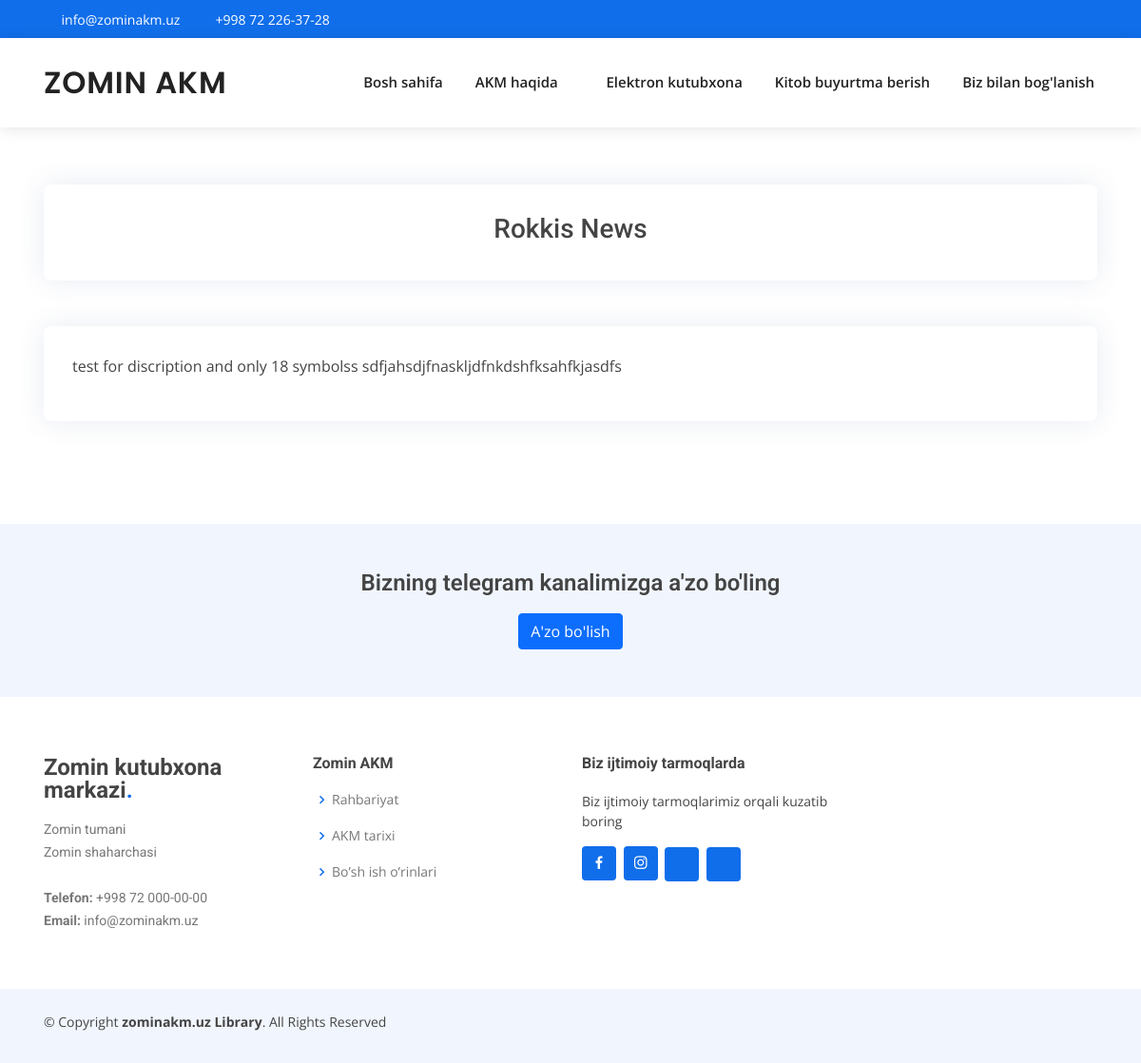
Screenshot of /news/1 with the database file from the repository.
### api/models.py (models this page shows, shortened)
class News(models.Model):
    title = models.CharField(max_length=255)
    discription = models.TextField(blank=True,null=True)
    thumb = models.ImageField(upload_to='news/')
    created_at = models.DateTimeField(auto_now_add=True)

### api/views.py (the view)
def news_detail(request,news_id):
    news_detail = News.objects.get(id=news_id)
    return render(request, 'news_detail.html', {'news_detail':news_detail})

### template/news_detail.html (shortened to what this page needs)
{% extends 'base.html' %}
{% load static %}
{% block content %}
<section>
    <div class="container" data-aos="fade-up">
        <div class="row ">
            <div class="col-md-12 mb-5 mb-lg-0">
                <div class="row">
                    <div class="col-md-12  mb-5">
                        <div class="box-container">
                            <h3 class="text-center">{{news_detail.title}}</h3>
                        </div>
                    </div>
                </div>
                <div class="row">
                    <div class="col-md-12  mb-5">
                        <div class="box-container">
                            <p>{{news_detail.discription}}</p>
                        </div>
                    </div>
                </div>
            </div>
        </div>
    </div>
</section>
{% endblock %}

### static/css/style.css (style rules this page uses)
body { font-family: "Open Sans", sans-serif; color: #444444; }
h1, h2, h3, h4, h5, h6 { font-family: "Roboto", sans-serif; }
section { padding: 60px 0; overflow: hidden; }
.box-container { padding: 30px; position: relative; overflow: hidden; background: #fff; box-shadow: 0 0 29px 0 rgb(68 88 144 / 12%); transition: all 0.3s ease-in-out; border-radius: 8px; z-index: 1; }

### rows the page displays
News: title "Rokkis News", discription "test for discription and only 18 symbolss sdfjahsdjfnaskljdfnkdshfksahfkjasdfs"
